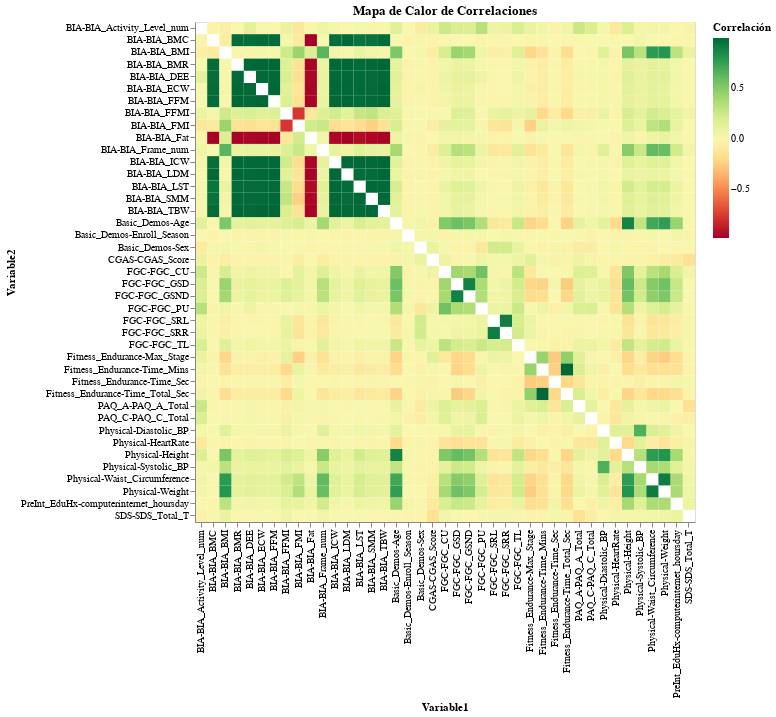

Notebook source saved alongside this figure:
### Markdown cell above
Se evidencian muchas variables con outliers univariados. No obstante, esto no conlleva directamente que deban de ser eliminados o imputados, y en este dataset tienen sentido ya que se incluyen diferentes perfiles de personas. En todo caso sería interesante realizar un análisis de outliers multivariado, aunque eso se sale del alcance de este trabajo.

### Code cell
# Calcular matriz de correlación
matriz_corr = df_imputado.corr().stack().reset_index()
matriz_corr.columns = ['Variable1', 'Variable2', 'Correlación']

# Filtrar solo una mitad de la matriz
matriz_corr = matriz_corr[matriz_corr['Variable1'] != matriz_corr['Variable2']]

# Visualizar con Altair
alt.Chart(matriz_corr).mark_rect().encode(
    x='Variable1:O',
    y='Variable2:O',
    color=alt.Color('Correlación:Q', scale=alt.Scale(scheme='redyellowgreen'))
).properties(
    width=500,
    height=500,
    title='Mapa de Calor de Correlaciones'
)

### Figure 1 — Vega-Lite specification as saved in the notebook (floating-point values rounded to 4 significant figures; data arrays with more than 128 entries replaced by an {"elided": "..."} marker saying what was removed)
{"config": {"view": {"continuousWidth": 300, "continuousHeight": 300}}, "data": {"name": "data-88699a018a50bdbf8f5ae21aaed16a5a"}, "mark": {"type": "rect"}, "encoding": {"color": {"field": "Correlación", "scale": {"scheme": "redyellowgreen"}, "type": "quantitative"}, "x": {"field": "Variable1", "type": "ordinal"}, "y": {"field": "Variable2", "type": "ordinal"}}, "height": 500, "title": "Mapa de Calor de Correlaciones", "width": 500, "$schema": "https://vega.github.io/schema/vega-lite/v5.20.1.json", "datasets": {"data-88699a018a50bdbf8f5ae21aaed16a5a": {"elided": "1640 records"}}}
